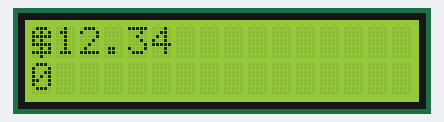
Recording of a sketch running on a simulated ESP32. Parts: 16×2 character LCD.

Above: at 0.13 s.
At 5.05 s:
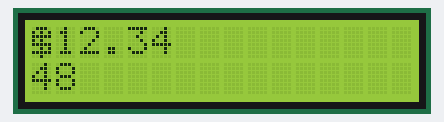
At 10.08 s:
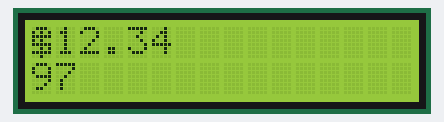
At 20.03 s:
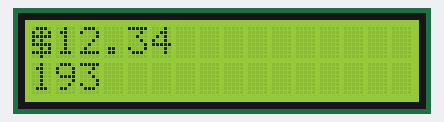
At 29.97 s:
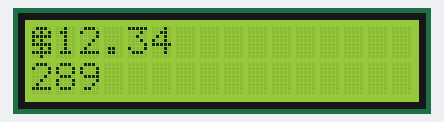
At 39.93 s:
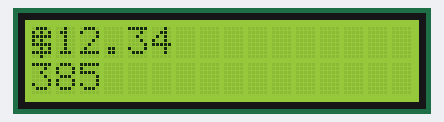

The sketch:

display.ino
```cpp
// Example LCD sketch
// Connect to SCL and SDA

#include <Wire.h>
#include <LiquidCrystal_I2C.h>

LiquidCrystal_I2C lcd(0x27, 16, 2);

byte protocoin[] = {
	B01110,
	B10101,
	B11111,
	B10100,
	B11111,
	B00101,
	B11111,
	B00100
};

void setup()
{
	lcd.init();
	lcd.createChar(0, protocoin);
	lcd.backlight();

	lcd.setCursor(0,0);
	lcd.write(0);
	lcd.setCursor(1,0);
	lcd.print("12.34");
}

int count = 0;

void loop()
{
	lcd.setCursor(0,1);
	lcd.print(count);
	count++;
	delay(100);
}
```
